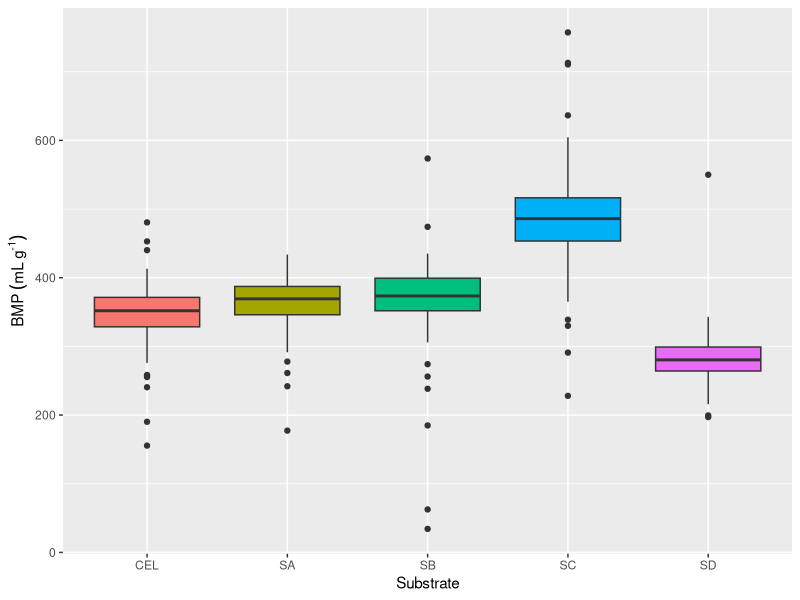
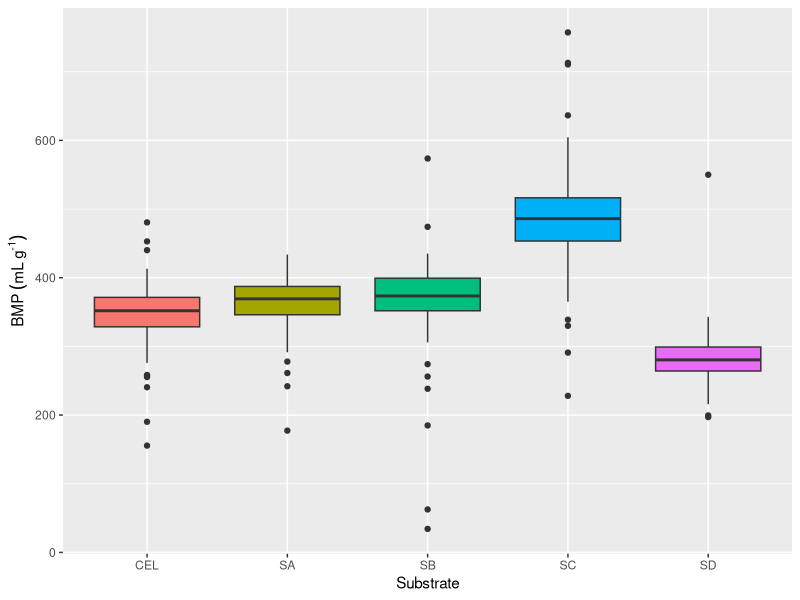

Write R code to recreate these figures, in order.
# BMP plots

# Packages
library(ggplot2)

# Load data
BMP <- read.csv('../data/BMP.csv')

# Check
summary(BMP)

# Plot
ggplot(BMP, aes(substrate, BMP, fill = substrate)) +
  geom_boxplot() +
  labs(x = 'Substrate', y = expression('BMP'~(mL~g^'-1')), colour = 'Substrate') +
  theme(legend.position="none")
ggsave('../plots/BMP.png', height = 4, width = 4)
